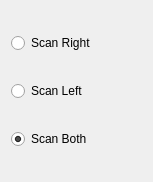
<?xml version="1.0" encoding="UTF-8"?>
<ui version="4.0">
 <class>VerticleRadio</class>
 <widget class="QWidget" name="VerticleRadio">
  <property name="geometry">
   <rect>
    <x>0</x>
    <y>0</y>
    <width>153</width>
    <height>182</height>
   </rect>
  </property>
  <property name="windowTitle">
   <string>Form</string>
  </property>
  <layout class="QVBoxLayout" name="verticalLayout">
   <item>
    <widget class="QRadioButton" name="Right">
     <property name="text">
      <string>Scan Right</string>
     </property>
     <property name="iconSize">
      <size>
       <width>0</width>
       <height>0</height>
      </size>
     </property>
    </widget>
   </item>
   <item>
    <widget class="QRadioButton" name="Left">
     <property name="text">
      <string>Scan Left</string>
     </property>
     <property name="iconSize">
      <size>
       <width>0</width>
       <height>0</height>
      </size>
     </property>
    </widget>
   </item>
   <item>
    <widget class="QRadioButton" name="Both">
     <property name="text">
      <string>Scan Both</string>
     </property>
     <property name="iconSize">
      <size>
       <width>0</width>
       <height>0</height>
      </size>
     </property>
     <property name="checked">
      <bool>true</bool>
     </property>
    </widget>
   </item>
  </layout>
 </widget>
 <resources/>
 <connections/>
</ui>
